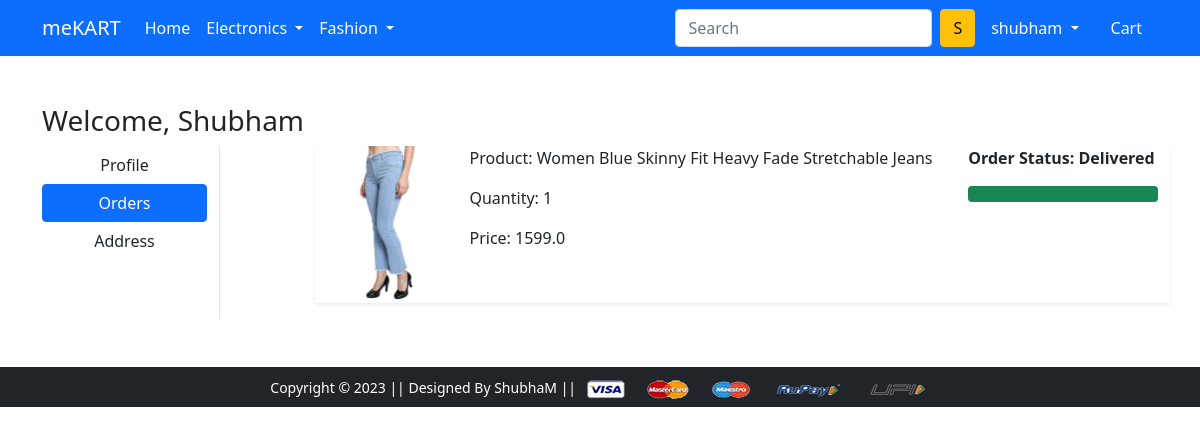
Page /orders/ (signed in) on the committed database.
### app/models.py (models this page shows, shortened)
class OrderPlaced(models.Model):
    user = models.ForeignKey(User, on_delete=models.CASCADE)
    customer = models.ForeignKey(Customer, on_delete=models.CASCADE)
    product = models.ForeignKey(Product,on_delete=models.CASCADE)
    quantity = models.PositiveIntegerField(default=1)
    ordered_date = models.DateTimeField(auto_now_add=True)
    status = models.CharField(max_length=50, choices=STATUS_CHOICES, default='Pending')
    @property
    def total_cost(self):
        return self.quantity * self.product.discounted_price

class Product(models.Model):
    title = models.CharField(max_length=100)
    selling_price = models.FloatField()
    discounted_price = models.FloatField()
    description = models.TextField()
    brand = models.CharField(max_length=100)
    category = models.CharField(choices=CATEGORY_CHOICES,max_length=2)
    product_image = models.ImageField(upload_to='productimg')

### app/views.py (the view)
# urls.py: path('orders/', views.orders, name='orders'),
@login_required
def orders(request):
 op = OrderPlaced.objects.filter(user=request.user)
 return render(request, 'app/orders.html',{
  'order_placed':op,
  'active':'btn-primary'
 })

### app/templates/app/orders.html (shortened to what this page needs)
{% extends 'app/base.html' %}
{% load static %}
{% block main-content %}
<div class="container my-5">
 <div class="row">
 <h3>Welcome, <span class="text-capitalize">{{request.user}}</span></h3>
  <div class="col-sm-2 border-end">
   <ul class="list-unstyled">
    <li class="d-grid"><a href="{% url 'profile' %}" class="btn">Profile</a></li>
    <li class="d-grid"><a href="{% url 'orders' %}" class="btn {{active}}">Orders</a></li>
    <li class="d-grid"><a href="{% url 'address' %}" class="btn">Address</a></li>
   </ul>
  </div>
  <div class="col-sm-9 offset-sm-1">
    {% for op in order_placed %}
   <div class="row shadow-sm mb-3">
    <div class="col-sm-2">
        <img src="{{op.product.product_image.url}}" alt="" class="img-fluid" height="150" width="150">
    </div>
    <div class="col-sm-7">
        <p>Product: {{op.product.title}}</p>
        <p>Quantity: {{op.quantity}}</p>
        <p>Price: {{op.total_cost}}</p>
    </div>
    <div class="col-sm-3 fw-bold">
        <p>Order Status: {{op.status}}</p>
        {% if op.status == 'Delivered' %}
        <div class="progress">
            <div class="progress-bar bg-success" role="progressbar" style="width: 100%;" aria-valuenow="100" aria-valuemin="0" aria-valuemax="100"></div>
        </div>
        {% endif %}
    </div>
   </div>
   {% endfor %}
  </div>
 </div>
</div>
{% endblock main-content %}

### app/templates/app/base.html (shortened to what this page needs)
<!doctype html>
{% load static %}
<html lang="en">
<head>
  <link href="https://cdn.jsdelivr.net/npm/bootstrap@5.0.0-beta1/dist/css/bootstrap.min.css" rel="stylesheet"
>
  <link rel="stylesheet" href="{% static 'app/css/owl.carousel.min.css' %}">
  <link rel="stylesheet" href="{% static 'app/css/all.min.css' %}">
  <link rel="stylesheet" href="{% static 'app/css/style.css' %}">
</head>
<body>
  <nav class="navbar navbar-expand-lg navbar-dark bg-primary">
    <div class="container">
      <a class="navbar-brand" href="/">meKART</a>
      <div class="collapse navbar-collapse" id="navbarSupportedContent">
        <ul class="navbar-nav me-auto mb-2 mb-lg-0">
          <li class="nav-item">
            <a class="nav-link active" aria-current="page" href="/">Home</a>
          </li>
          <li class="nav-item dropdown">
            <a class="nav-link dropdown-toggle text-white" href="#" id="electronicsDropdown" role="button"
              data-bs-toggle="dropdown" aria-expanded="false">
              Electronics
            </a>
          </li>
          <li class="nav-item dropdown">
            <a class="nav-link dropdown-toggle text-white" href="#" id="fashionDropdown" role="button"
              data-bs-toggle="dropdown" aria-expanded="false">
              Fashion
            </a>
          </li>
        </ul>
        <form class="d-flex">
          <input class="form-control me-2" type="search" placeholder="Search" aria-label="Search">
          <button class="btn btn-warning" type="submit">S</button>
        </form>
        <div>
          <ul class="navbar-nav me-auto mb-2 mb-lg-0">
            {% if request.user.is_authenticated %}
            <li class="nav-item dropdown mx-2">
              <a class="nav-link dropdown-toggle text-white" href="#" id="profileDropdown" role="button"
                data-bs-toggle="dropdown" aria-expanded="false">
                {{user.username}}
              </a>
            </li>
            <li class="nav-item mx-2">
              <a href="{% url 'showcart' %}" class="nav-link text-white"> Cart
              </a>
            </li>
            {% endif %}
          </ul>
        </div>
      </div>
    </div>
  </nav>
  {% block main-content %} {% endblock main-content %}
  <footer class="container-fluid bg-dark text-center p-2 mt-5">
    <small class="text-white">Copyright &copy; 2023 || Designed By ShubhaM || </small>
    <img src="{% static 'app/images/payment.png' %}" alt="" srcset="" class="img-fluid" height="2px">
  </footer>
</body>
</html>

### rows in the picture
OrderPlaced: product.product_image (picture), product "Women Blue Skinny Fit Heavy Fade Stretchable Jeans", quantity "1", total_cost "1599.0", status "Delivered"

### other values in the picture
{{ user.username }} "shubham"
{{ request.user }} "Shubham"
